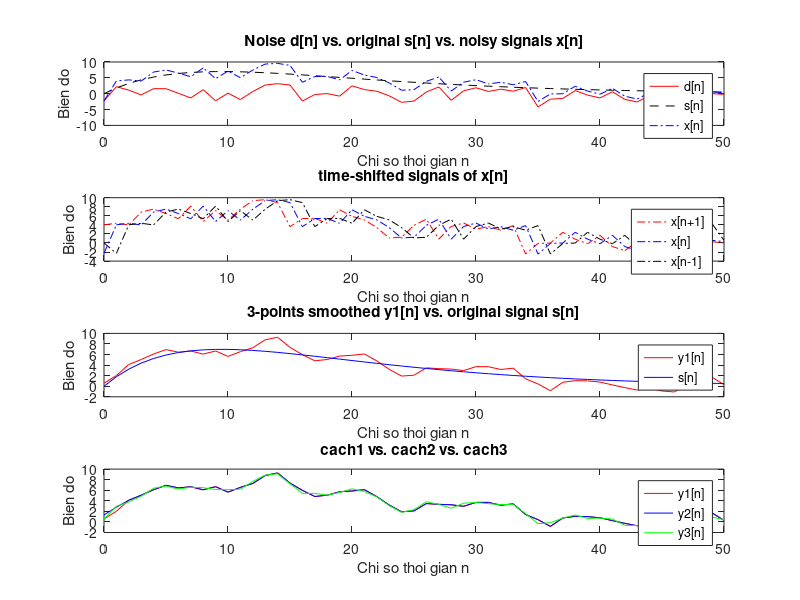

MATLAB code to generate this figure:
% chuong trinh lam tron 1 tin hieu de khu nhieu 
% dung bo loc lay trung binh cong 3 diem (3-points moving-averaging filter)
% co PTSP: y[n] = 1/3(x[n-1]+x[n]+x[n+1])

clf;                            % clear figures
L = 51;                         % do dai tin hieu
n = 0:L-1;                      % bien thoi gian roi rac
d = 1.5*randn(1,L);             % sinh tin hieu Gausian noise d[n] (0.5 la bien do nhieu)
s = 2*n.*(0.9.^n);              % sinh tin hieu goc s[n] = 2n(0.9)^n
x = s + d;                      % tin hieu co nhieu x[n]=s[n]+d[n]

% problem: co tin hieu bi nhieu x[n], di khoi phuc lai tin hieu goc s[n]
figure(1)                       % tao figure 1
%hold on
subplot(4,1,1)                  % tao luoi 3x1 plots va ve plot o vi tri #1
plot(n,d,'r-',n,s,'k--',n,x,'b-.'); % ve do thi d[n],s[n],x[n]
xlabel('Chi so thoi gian n');
ylabel('Bien do');
legend('d[n]','s[n]','x[n]');
title('Noise d[n] vs. original s[n] vs. noisy signals x[n]');

% cach 1: dich thoi gian, lam tron tin hieu theo CT y[n] = 1/3(x[n-1]+x[n]+x[n+1])
x1 = [x(2:L), 0]        % x1[n] = x[n+1]
x2 = [x]                  % x2[n] = x[n]
x3 = [0, x(1:L-1)]    % x3[n] = x[n-1]

subplot(4,1,2)
% ve do thi x[n-1],x[n],x[n+1]
plot(n,x1,'r-.',n,x2,'b-.',n,x3,'k-.');
xlabel('Chi so thoi gian n');
ylabel('Bien do');
legend('x[n+1]','x[n]','x[n-1]');
title('time-shifted signals of x[n]');

y1 = 1/3*(x1+x2+x3)     % lay trung binh voi M=1
subplot(4,1,3)
% ve do thi y1[n] vs. s[n]
plot(n,y1(1:L),'r-',n,s(1:L),'b-');
xlabel('Chi so thoi gian n');
ylabel('Bien do');
legend('y1[n]','s[n]');
title('3-points smoothed y1[n] vs. original signal s[n]');

% cach 2: dung ham tinh tong chap conv()
% ghep noi tiep he som 1 don vi va he lay TB cong nhan qua
h = 1/3 * ones(1,3);    % h[n] = [1/3, 1/3, 1/3]
y2 = conv(x1, h);         % y2[n] = x1[n] * h[n]

% add
% cach 3: dung for
y3 = [0 x 0];
for i = 2:(length(y3)-1)
    y3(i) = (y3(i-1) + y3(i) + y3(i+1))/3;
end
y3 = y3(2:(length(y3)-1));

% ve do thi y2[n] vs. s[n]
%hold on
subplot(4,1,4)
plot(n,y1,'r-',n,y2(1:L),'b-' , n, y3(1:L), 'g-');
xlabel('Chi so thoi gian n');
ylabel('Bien do');
legend('y1[n]','y2[n]','y3[n]');
title('cach1 vs. cach2 vs. cach3');



